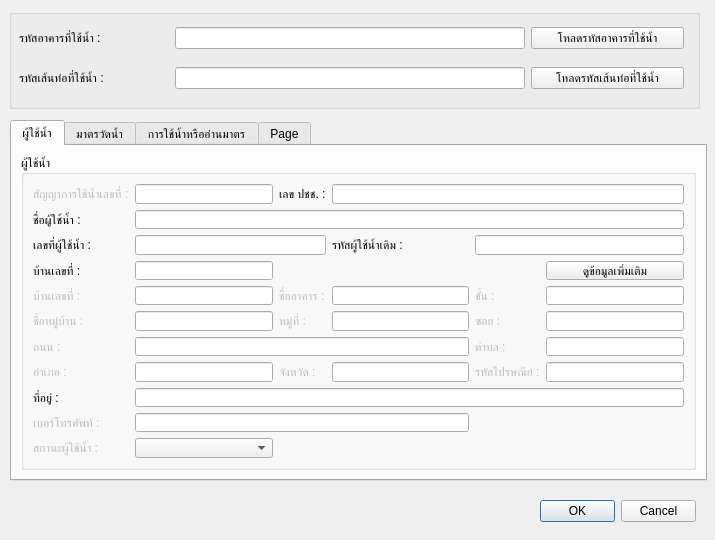
<?xml version="1.0" encoding="UTF-8"?>
<ui version="4.0">
 <class>Form</class>
 <widget class="QWidget" name="Form">
  <property name="geometry">
   <rect>
    <x>0</x>
    <y>0</y>
    <width>715</width>
    <height>540</height>
   </rect>
  </property>
  <property name="sizePolicy">
   <sizepolicy hsizetype="Fixed" vsizetype="Fixed">
    <horstretch>0</horstretch>
    <verstretch>0</verstretch>
   </sizepolicy>
  </property>
  <property name="minimumSize">
   <size>
    <width>715</width>
    <height>540</height>
   </size>
  </property>
  <property name="maximumSize">
   <size>
    <width>715</width>
    <height>540</height>
   </size>
  </property>
  <property name="windowTitle">
   <string>Form</string>
  </property>
  <widget class="QDialogButtonBox" name="buttonBox">
   <property name="geometry">
    <rect>
     <x>540</x>
     <y>500</y>
     <width>156</width>
     <height>23</height>
    </rect>
   </property>
   <property name="standardButtons">
    <set>QDialogButtonBox::Cancel|QDialogButtonBox::Ok</set>
   </property>
  </widget>
  <widget class="QGroupBox" name="groupBox_7">
   <property name="geometry">
    <rect>
     <x>9</x>
     <y>9</y>
     <width>691</width>
     <height>100</height>
    </rect>
   </property>
   <property name="minimumSize">
    <size>
     <width>100</width>
     <height>0</height>
    </size>
   </property>
   <property name="maximumSize">
    <size>
     <width>16777215</width>
     <height>100</height>
    </size>
   </property>
   <property name="title">
    <string/>
   </property>
   <widget class="QWidget" name="layoutWidget">
    <property name="geometry">
     <rect>
      <x>10</x>
      <y>10</y>
      <width>671</width>
      <height>78</height>
     </rect>
    </property>
    <layout class="QGridLayout" name="gridLayout_5">
     <property name="rightMargin">
      <number>6</number>
     </property>
     <property name="verticalSpacing">
      <number>10</number>
     </property>
     <item row="1" column="0">
      <widget class="QLabel" name="label_2">
       <property name="text">
        <string>รหัสเส้นท่อที่ใช้น้ำ :</string>
       </property>
      </widget>
     </item>
     <item row="1" column="1">
      <widget class="QLineEdit" name="pipeId">
       <property name="minimumSize">
        <size>
         <width>350</width>
         <height>0</height>
        </size>
       </property>
       <property name="maximumSize">
        <size>
         <width>350</width>
         <height>16777215</height>
        </size>
       </property>
      </widget>
     </item>
     <item row="0" column="1">
      <widget class="QLineEdit" name="buildingId">
       <property name="minimumSize">
        <size>
         <width>350</width>
         <height>0</height>
        </size>
       </property>
       <property name="maximumSize">
        <size>
         <width>350</width>
         <height>16777215</height>
        </size>
       </property>
      </widget>
     </item>
     <item row="0" column="2">
      <widget class="QPushButton" name="loadBldgBtn">
       <property name="text">
        <string>โหลดรหัสอาคารที่ใช้น้ำ</string>
       </property>
      </widget>
     </item>
     <item row="0" column="0">
      <widget class="QLabel" name="label">
       <property name="maximumSize">
        <size>
         <width>150</width>
         <height>16777215</height>
        </size>
       </property>
       <property name="text">
        <string>รหัสอาคารที่ใช้น้ำ :</string>
       </property>
      </widget>
     </item>
     <item row="1" column="2">
      <widget class="QPushButton" name="loadPipeBtn">
       <property name="text">
        <string>โหลดรหัสเส้นท่อที่ใช้น้ำ</string>
       </property>
      </widget>
     </item>
    </layout>
   </widget>
  </widget>
  <widget class="QTabWidget" name="tabWidget">
   <property name="geometry">
    <rect>
     <x>10</x>
     <y>120</y>
     <width>697</width>
     <height>361</height>
    </rect>
   </property>
   <property name="currentIndex">
    <number>0</number>
   </property>
   <widget class="QWidget" name="tab">
    <attribute name="title">
     <string>ผู้ใช้น้ำ</string>
    </attribute>
    <layout class="QHBoxLayout" name="horizontalLayout">
     <item>
      <widget class="QGroupBox" name="groupBox">
       <property name="title">
        <string>ผู้ใช้น้ำ</string>
       </property>
       <layout class="QGridLayout" name="gridLayout_2">
        <item row="3" column="0">
         <widget class="QLabel" name="label_7">
          <property name="text">
           <string>บ้านเลขที่ :</string>
          </property>
         </widget>
        </item>
        <item row="6" column="5">
         <widget class="QLineEdit" name="SOI"/>
        </item>
        <item row="2" column="3">
         <widget class="QLabel" name="label_21">
          <property name="text">
           <string>รหัสผู้ใช้น้ำเดิม :</string>
          </property>
         </widget>
        </item>
        <item row="0" column="2">
         <widget class="QLabel" name="label_Pin">
          <property name="text">
           <string>เลข ปชช. :</string>
          </property>
         </widget>
        </item>
        <item row="8" column="2">
         <widget class="QLabel" name="label_14">
          <property name="enabled">
           <bool>false</bool>
          </property>
          <property name="text">
           <string>จังหวัด :</string>
          </property>
         </widget>
        </item>
        <item row="8" column="1">
         <widget class="QLineEdit" name="DISTRICT"/>
        </item>
        <item row="3" column="5">
         <widget class="QPushButton" name="moreinfo">
          <property name="text">
           <string>ดูข้อมูลเพิ่มเติม</string>
          </property>
         </widget>
        </item>
        <item row="0" column="1">
         <widget class="QLineEdit" name="CONTRACNO"/>
        </item>
        <item row="2" column="0">
         <widget class="QLabel" name="label_3">
          <property name="text">
           <string>เลขที่ผู้ใช้น้ำ :</string>
          </property>
         </widget>
        </item>
        <item row="0" column="3" colspan="3">
         <widget class="QLineEdit" name="PIN"/>
        </item>
        <item row="1" column="1" colspan="5">
         <widget class="QLineEdit" name="custName_Surname"/>
        </item>
        <item row="1" column="0">
         <widget class="QLabel" name="label_36">
          <property name="text">
           <string>ชื่อผู้ใช้น้ำ :</string>
          </property>
         </widget>
        </item>
        <item row="2" column="4" colspan="2">
         <widget class="QLineEdit" name="CUSTCODE_OLD"/>
        </item>
        <item row="7" column="0">
         <widget class="QLabel" name="label_10">
          <property name="enabled">
           <bool>false</bool>
          </property>
          <property name="text">
           <string>ถนน :</string>
          </property>
         </widget>
        </item>
        <item row="3" column="1">
         <widget class="QLineEdit" name="addressNo"/>
        </item>
        <item row="11" column="0">
         <widget class="QLabel" name="label_20">
          <property name="enabled">
           <bool>false</bool>
          </property>
          <property name="text">
           <string>สถานะผู้ใช้น้ำ :</string>
          </property>
         </widget>
        </item>
        <item row="10" column="0">
         <widget class="QLabel" name="label_19">
          <property name="enabled">
           <bool>false</bool>
          </property>
          <property name="text">
           <string>เบอร์โทรศัพท์ :</string>
          </property>
         </widget>
        </item>
        <item row="6" column="4">
         <widget class="QLabel" name="label_11">
          <property name="enabled">
           <bool>false</bool>
          </property>
          <property name="text">
           <string>ซอย :</string>
          </property>
         </widget>
        </item>
        <item row="6" column="0">
         <widget class="QLabel" name="label_9">
          <property name="enabled">
           <bool>false</bool>
          </property>
          <property name="text">
           <string>ชื่อหมู่บ้าน :</string>
          </property>
         </widget>
        </item>
        <item row="7" column="1" colspan="3">
         <widget class="QLineEdit" name="ROAD"/>
        </item>
        <item row="5" column="2">
         <widget class="QLabel" name="label_16">
          <property name="enabled">
           <bool>false</bool>
          </property>
          <property name="text">
           <string>ชื่ออาคาร :</string>
          </property>
         </widget>
        </item>
        <item row="9" column="0">
         <widget class="QLabel" name="label_18">
          <property name="text">
           <string>ที่อยู่ :</string>
          </property>
         </widget>
        </item>
        <item row="8" column="4">
         <widget class="QLabel" name="label_15">
          <property name="enabled">
           <bool>false</bool>
          </property>
          <property name="text">
           <string>รหัสไปรษณีย์ :</string>
          </property>
         </widget>
        </item>
        <item row="7" column="5">
         <widget class="QLineEdit" name="SUBDISTRICT"/>
        </item>
        <item row="2" column="1" colspan="2">
         <widget class="QLineEdit" name="custCode"/>
        </item>
        <item row="5" column="0">
         <widget class="QLabel" name="label_5">
          <property name="enabled">
           <bool>false</bool>
          </property>
          <property name="text">
           <string>บ้านเลขที่ :</string>
          </property>
         </widget>
        </item>
        <item row="6" column="1">
         <widget class="QLineEdit" name="VILLAGE"/>
        </item>
        <item row="8" column="5">
         <widget class="QLineEdit" name="ZIPCODE"/>
        </item>
        <item row="5" column="5">
         <widget class="QLineEdit" name="FLOOR"/>
        </item>
        <item row="5" column="4">
         <widget class="QLabel" name="label_17">
          <property name="enabled">
           <bool>false</bool>
          </property>
          <property name="text">
           <string>ชั้น :</string>
          </property>
         </widget>
        </item>
        <item row="5" column="1">
         <widget class="QLineEdit" name="addressNo_cus"/>
        </item>
        <item row="10" column="1" colspan="3">
         <widget class="QLineEdit" name="tel"/>
        </item>
        <item row="9" column="1" colspan="5">
         <widget class="QLineEdit" name="custAddress"/>
        </item>
        <item row="0" column="0">
         <widget class="QLabel" name="label_4">
          <property name="enabled">
           <bool>false</bool>
          </property>
          <property name="text">
           <string>สัญญาการใช้น้ำเลขที่ :</string>
          </property>
         </widget>
        </item>
        <item row="5" column="3">
         <widget class="QLineEdit" name="BUILDING"/>
        </item>
        <item row="6" column="3">
         <widget class="QLineEdit" name="VILLAGENO"/>
        </item>
        <item row="6" column="2">
         <widget class="QLabel" name="label_8">
          <property name="enabled">
           <bool>false</bool>
          </property>
          <property name="text">
           <string>หมู่ที่ :</string>
          </property>
         </widget>
        </item>
        <item row="8" column="0">
         <widget class="QLabel" name="label_13">
          <property name="enabled">
           <bool>false</bool>
          </property>
          <property name="text">
           <string>อำเภอ :</string>
          </property>
         </widget>
        </item>
        <item row="8" column="3">
         <widget class="QLineEdit" name="PROVINCE"/>
        </item>
        <item row="11" column="1">
         <widget class="QComboBox" name="custstat_text"/>
        </item>
        <item row="7" column="4">
         <widget class="QLabel" name="label_12">
          <property name="enabled">
           <bool>false</bool>
          </property>
          <property name="text">
           <string>ตำบล :</string>
          </property>
         </widget>
        </item>
       </layout>
      </widget>
     </item>
    </layout>
   </widget>
   <widget class="QWidget" name="tab_2">
    <attribute name="title">
     <string>มาตรวัดน้ำ</string>
    </attribute>
    <widget class="QGroupBox" name="groupBox_2">
     <property name="geometry">
      <rect>
       <x>10</x>
       <y>10</y>
       <width>671</width>
       <height>311</height>
      </rect>
     </property>
     <property name="title">
      <string>มาตรวัดน้ำ</string>
     </property>
     <widget class="QWidget" name="layoutWidget">
      <property name="geometry">
       <rect>
        <x>10</x>
        <y>23</y>
        <width>651</width>
        <height>92</height>
       </rect>
      </property>
      <layout class="QGridLayout" name="gridLayout_4">
       <property name="topMargin">
        <number>6</number>
       </property>
       <property name="bottomMargin">
        <number>6</number>
       </property>
       <property name="verticalSpacing">
        <number>10</number>
       </property>
       <item row="0" column="0">
        <widget class="QLabel" name="label_22">
         <property name="enabled">
          <bool>false</bool>
         </property>
         <property name="text">
          <string>ขนาดมาตร :</string>
         </property>
        </widget>
       </item>
       <item row="0" column="1">
        <widget class="QComboBox" name="meterSize_text"/>
       </item>
       <item row="1" column="0">
        <widget class="QLabel" name="label_24">
         <property name="text">
          <string>หมายเลขมาตร :</string>
         </property>
        </widget>
       </item>
       <item row="1" column="1">
        <widget class="QLineEdit" name="id">
         <property name="enabled">
          <bool>false</bool>
         </property>
        </widget>
       </item>
       <item row="1" column="2">
        <widget class="QLabel" name="label_meterNo">
         <property name="text">
          <string>หมายเลขมาตร  (เก่า):</string>
         </property>
        </widget>
       </item>
       <item row="1" column="3">
        <widget class="QLineEdit" name="meterNo">
         <property name="enabled">
          <bool>false</bool>
         </property>
        </widget>
       </item>
       <item row="2" column="0">
        <widget class="QLabel" name="label_25">
         <property name="text">
          <string>เริ่มเป็นผู้ใช้น้ำวันที่ : </string>
         </property>
        </widget>
       </item>
       <item row="2" column="1">
        <widget class="QDateEdit" name="BGNCUSTDT">
         <property name="calendarPopup">
          <bool>true</bool>
         </property>
         <property name="currentSectionIndex">
          <number>0</number>
         </property>
         <property name="timeSpec">
          <enum>Qt::UTC</enum>
         </property>
        </widget>
       </item>
       <item row="0" column="2">
        <widget class="QLabel" name="label_23">
         <property name="enabled">
          <bool>false</bool>
         </property>
         <property name="text">
          <string>ยี่ห้อมาตร :</string>
         </property>
        </widget>
       </item>
       <item row="0" column="3">
        <widget class="QComboBox" name="mtrmkCode_text"/>
       </item>
      </layout>
     </widget>
    </widget>
   </widget>
   <widget class="QWidget" name="tab_3">
    <attribute name="title">
     <string>การใช้น้ำหรืออ่านมาตร</string>
    </attribute>
    <widget class="QGroupBox" name="groupBox_3">
     <property name="geometry">
      <rect>
       <x>10</x>
       <y>10</y>
       <width>671</width>
       <height>321</height>
      </rect>
     </property>
     <property name="title">
      <string>การใช้น้ำหรืออ่านมาตร</string>
     </property>
     <layout class="QGridLayout" name="gridLayout_3">
      <item row="1" column="2">
       <widget class="QComboBox" name="meterStat_text"/>
      </item>
      <item row="2" column="3">
       <widget class="QLabel" name="label_33">
        <property name="enabled">
         <bool>false</bool>
        </property>
        <property name="text">
         <string>หน่วยน้ำเฉลี่ย [ลบ.ม.] :</string>
        </property>
       </widget>
      </item>
      <item row="2" column="2">
       <widget class="QLineEdit" name="PRSWTUSG"/>
      </item>
      <item row="1" column="5">
       <widget class="QComboBox" name="useType_text"/>
      </item>
      <item row="1" column="3">
       <widget class="QLabel" name="label_31">
        <property name="enabled">
         <bool>false</bool>
        </property>
        <property name="text">
         <string>ประเภทการใช้น้ำ :</string>
        </property>
       </widget>
      </item>
      <item row="0" column="0">
       <widget class="QLabel" name="label_28">
        <property name="enabled">
         <bool>false</bool>
        </property>
        <property name="text">
         <string>เส้นทางอ่านมาตร :</string>
        </property>
       </widget>
      </item>
      <item row="2" column="5">
       <widget class="QLineEdit" name="AVGWTUSG"/>
      </item>
      <item row="4" column="0">
       <widget class="QLabel" name="label_35">
        <property name="text">
         <string>หมายเหตุ :</string>
        </property>
       </widget>
      </item>
      <item row="3" column="0">
       <widget class="QLabel" name="label_34">
        <property name="text">
         <string>วันที่เริ่มใช้มาตรวัดน้ำ :</string>
        </property>
       </widget>
      </item>
      <item row="0" column="2">
       <widget class="QLineEdit" name="MTRRDROUTE"/>
      </item>
      <item row="0" column="3">
       <widget class="QLabel" name="label_29">
        <property name="enabled">
         <bool>false</bool>
        </property>
        <property name="text">
         <string>ลำดับการอ่านมาตร :</string>
        </property>
       </widget>
      </item>
      <item row="2" column="0">
       <widget class="QLabel" name="label_32">
        <property name="enabled">
         <bool>false</bool>
        </property>
        <property name="text">
         <string>หน่วยน้ำปัจจุบัน [ลบ.ม.] :</string>
        </property>
       </widget>
      </item>
      <item row="1" column="0">
       <widget class="QLabel" name="label_30">
        <property name="enabled">
         <bool>false</bool>
        </property>
        <property name="text">
         <string>สภาพมาตร :</string>
        </property>
       </widget>
      </item>
      <item row="0" column="5">
       <widget class="QLineEdit" name="MTRSEQ">
        <property name="text">
         <string/>
        </property>
       </widget>
      </item>
      <item row="3" column="2">
       <widget class="QDateEdit" name="BGNMTRDT"/>
      </item>
      <item row="5" column="2">
       <spacer name="verticalSpacer_2">
        <property name="orientation">
         <enum>Qt::Vertical</enum>
        </property>
        <property name="sizeHint" stdset="0">
         <size>
          <width>20</width>
          <height>40</height>
         </size>
        </property>
       </spacer>
      </item>
      <item row="4" column="2" colspan="4">
       <widget class="QLineEdit" name="remark"/>
      </item>
     </layout>
    </widget>
   </widget>
   <widget class="QWidget" name="tab_4">
    <attribute name="title">
     <string>Page</string>
    </attribute>
    <widget class="QGroupBox" name="groupBox_4">
     <property name="geometry">
      <rect>
       <x>10</x>
       <y>20</y>
       <width>571</width>
       <height>41</height>
      </rect>
     </property>
     <property name="title">
      <string>1</string>
     </property>
     <widget class="QComboBox" name="custstat_id">
      <property name="geometry">
       <rect>
        <x>30</x>
        <y>10</y>
        <width>69</width>
        <height>22</height>
       </rect>
      </property>
     </widget>
     <widget class="QLabel" name="label_26">
      <property name="geometry">
       <rect>
        <x>270</x>
        <y>10</y>
        <width>141</width>
        <height>16</height>
       </rect>
      </property>
      <property name="text">
       <string>custstat (userStatusId)</string>
      </property>
     </widget>
     <widget class="QLineEdit" name="custStat">
      <property name="geometry">
       <rect>
        <x>110</x>
        <y>10</y>
        <width>113</width>
        <height>22</height>
       </rect>
      </property>
     </widget>
     <widget class="QLineEdit" name="custFullName">
      <property name="geometry">
       <rect>
        <x>440</x>
        <y>10</y>
        <width>113</width>
        <height>20</height>
       </rect>
      </property>
     </widget>
    </widget>
    <widget class="QGroupBox" name="groupBox_5">
     <property name="geometry">
      <rect>
       <x>10</x>
       <y>60</y>
       <width>571</width>
       <height>51</height>
      </rect>
     </property>
     <property name="title">
      <string>2</string>
     </property>
     <widget class="QComboBox" name="meterSize_id">
      <property name="geometry">
       <rect>
        <x>20</x>
        <y>20</y>
        <width>69</width>
        <height>22</height>
       </rect>
      </property>
     </widget>
     <widget class="QComboBox" name="mtrmkCode_id">
      <property name="geometry">
       <rect>
        <x>270</x>
        <y>20</y>
        <width>69</width>
        <height>22</height>
       </rect>
      </property>
     </widget>
     <widget class="QLabel" name="label_27">
      <property name="geometry">
       <rect>
        <x>210</x>
        <y>20</y>
        <width>81</width>
        <height>16</height>
       </rect>
      </property>
      <property name="text">
       <string>meterSize</string>
      </property>
     </widget>
     <widget class="QLabel" name="label_37">
      <property name="geometry">
       <rect>
        <x>460</x>
        <y>20</y>
        <width>101</width>
        <height>16</height>
       </rect>
      </property>
      <property name="text">
       <string>mtrmkCode</string>
      </property>
     </widget>
     <widget class="QLineEdit" name="METERSIZE">
      <property name="geometry">
       <rect>
        <x>90</x>
        <y>20</y>
        <width>113</width>
        <height>22</height>
       </rect>
      </property>
     </widget>
     <widget class="QLineEdit" name="MTRMKCODE">
      <property name="geometry">
       <rect>
        <x>340</x>
        <y>20</y>
        <width>113</width>
        <height>22</height>
       </rect>
      </property>
     </widget>
    </widget>
    <widget class="QGroupBox" name="groupBox_6">
     <property name="geometry">
      <rect>
       <x>10</x>
       <y>110</y>
       <width>571</width>
       <height>51</height>
      </rect>
     </property>
     <property name="title">
      <string>3</string>
     </property>
     <widget class="QComboBox" name="meterStat_id">
      <property name="geometry">
       <rect>
        <x>20</x>
        <y>20</y>
        <width>69</width>
        <height>22</height>
       </rect>
      </property>
     </widget>
     <widget class="QComboBox" name="useType_id">
      <property name="geometry">
       <rect>
        <x>270</x>
        <y>20</y>
        <width>69</width>
        <height>22</height>
       </rect>
      </property>
     </widget>
     <widget class="QLabel" name="label_38">
      <property name="geometry">
       <rect>
        <x>210</x>
        <y>20</y>
        <width>49</width>
        <height>16</height>
       </rect>
      </property>
      <property name="text">
       <string>meterStat</string>
      </property>
     </widget>
     <widget class="QLabel" name="label_39">
      <property name="geometry">
       <rect>
        <x>460</x>
        <y>20</y>
        <width>101</width>
        <height>16</height>
       </rect>
      </property>
      <property name="text">
       <string>useType</string>
      </property>
     </widget>
     <widget class="QLineEdit" name="METERSTAT">
      <property name="geometry">
       <rect>
        <x>90</x>
        <y>20</y>
        <width>113</width>
        <height>22</height>
       </rect>
      </property>
     </widget>
     <widget class="QLineEdit" name="useTypeId">
      <property name="geometry">
       <rect>
        <x>340</x>
        <y>20</y>
        <width>113</width>
        <height>22</height>
       </rect>
      </property>
     </widget>
    </widget>
    <widget class="QLineEdit" name="_temp_id">
     <property name="geometry">
      <rect>
       <x>40</x>
       <y>180</y>
       <width>113</width>
       <height>20</height>
      </rect>
     </property>
    </widget>
    <widget class="QLineEdit" name="globalId">
     <property name="geometry">
      <rect>
       <x>40</x>
       <y>220</y>
       <width>113</width>
       <height>20</height>
      </rect>
     </property>
    </widget>
    <widget class="QLabel" name="label_40">
     <property name="geometry">
      <rect>
       <x>170</x>
       <y>220</y>
       <width>47</width>
       <height>13</height>
      </rect>
     </property>
     <property name="text">
      <string>globalId</string>
     </property>
    </widget>
   </widget>
  </widget>
 </widget>
 <resources/>
 <connections/>
</ui>
